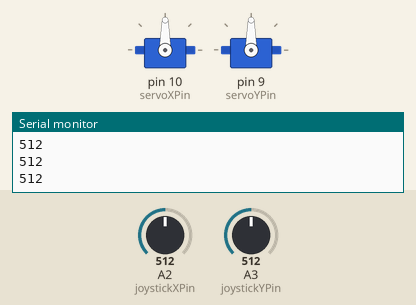
Recording of a sketch running on a simulated Arduino Uno, built with avr-gcc and run on an emulated ATmega328P. On the bench: 2 × servo, the last lines printed to the serial monitor. The inputs (shaded band) are chosen by the test bench; at power-on: A2 (joystickXPin) = 512, A3 (joystickYPin) = 512.

Above: at 1.2 s.
1.3 s: A2 (joystickXPin) set to 216
2.8 s: A2 (joystickXPin) set to 185
At 3.27 s:
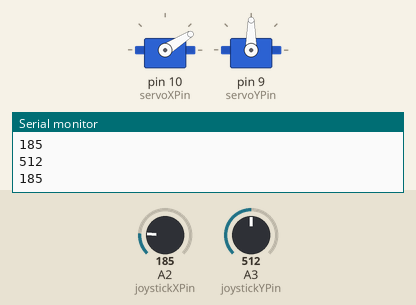
At 4.6 s:
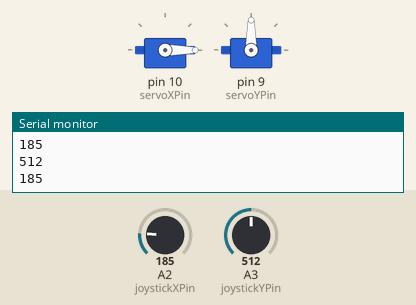
4.9 s: A3 (joystickYPin) set to 212
6.4 s: A3 (joystickYPin) set to 187
At 8.0 s:
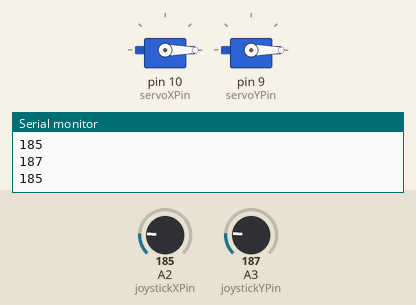
8.6 s: A3 (joystickYPin) set to 885
10.1 s: A3 (joystickYPin) set to 915
At 12.3 s:
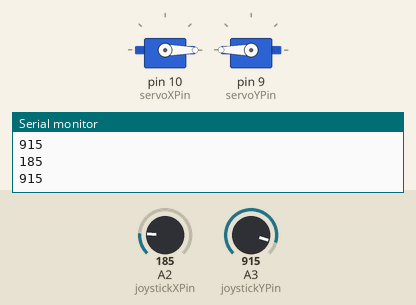
Timing chart, 0 to 13.8 s (numbered marks = the images above; inputs shaded):
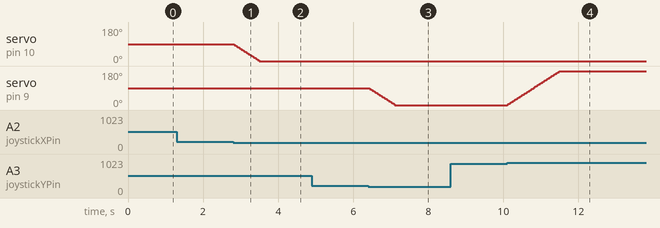

Measured:
- the behaviour switches between 200 and 199 on A2 (joystickXPin) (found by bisection; images 0 and 1)
- the behaviour switches between 200 and 199 on A3 (joystickYPin) (found by bisection; images 2 and 3)
- the behaviour switches between 900 and 901 on A3 (joystickYPin) (found by bisection; images 3 and 4)
- after the input at 2.8 s, servo on pin 10 (servoXPin): moves from 90° to 0° over 0.69 s, starting at once
- after the input at 6.4 s, servo on pin 9 (servoYPin): moves from 90° to 0° over 0.69 s, starting at once
- after the input at 10.1 s, servo on pin 9 (servoYPin): moves from 0° to 180° over 1.4 s, starting at once

The sketch:

SAGA_SOLA_KIR.ino
```cpp
#include <Servo.h>

Servo myServoX; // Servo motor objesi
Servo myServoY; // Servo motor objesi
const int joystickXPin = A2; // Joystick'in X ekseni pini
const int joystickYPin = A3; // Joystick'in X ekseni pini
const int servoYPin = 9;      // Servo motor pini
const int servoXPin = 10;      // Servo motor pini
int artisMiktari = 2;

int currentXPosition = 90; // Servo başlangıç pozisyonu (orta)
int currentYPosition = 90; // Servo başlangıç pozisyonu (orta)

void setup() {
  myServoX.attach(servoXPin);    // Servo motoru belirtilen pine bağla
  myServoX.write(currentXPosition); // Servo başlangıç pozisyonuna ayarla

  myServoY.attach(servoYPin);    // Servo motoru belirtilen pine bağla
  myServoY.write(currentYPosition); // Servo başlangıç pozisyonuna ayarla

  Serial.begin(9600);          // Seri iletişimi başlat
}

void loop() {
  int joystickXValue = analogRead(joystickXPin); // Joystick X eksen değerini oku
  int joystickYValue = analogRead(joystickYPin); // Joystick X eksen değerini oku
  Serial.println(joystickYValue);               // Değeri seri monitörde görüntüle
  Serial.println(joystickXValue);               // Değeri seri monitörde görüntüle

  // Joystick sağa hareket ettirildiğinde (orta pozisyonun dışında)
  if (joystickXValue > 900) {
    currentXPosition += artisMiktari; // Servo pozisyonunu artır
    if (currentXPosition > 180) currentXPosition = 180; // Maksimum 180 dereceyi sınırla
    myServoX.write(currentXPosition); // Servo yeni pozisyona döner
  }
  // Joystick sola hareket ettirildiğinde
  else if (joystickXValue < 200) {
    currentXPosition -= artisMiktari; // Servo pozisyonunu azalt
    if (currentXPosition < 0) currentXPosition = 0; // Minimum 0 dereceyi sınırla
    myServoX.write(currentXPosition); // Servo yeni pozisyona döner
  }

  // Joystick sağa hareket ettirildiğinde (orta pozisyonun dışında)
  if (joystickYValue > 900) {
    currentYPosition += artisMiktari; // Servo pozisyonunu artır
    if (currentYPosition > 180) currentYPosition = 180; // Maksimum 180 dereceyi sınırla
    myServoY.write(currentYPosition); // Servo yeni pozisyona döner
  }
  // Joystick sola hareket ettirildiğinde
  else if (joystickYValue < 200) {
    currentYPosition -= artisMiktari; // Servo pozisyonunu azalt
    if (currentYPosition < 0) currentYPosition = 0; // Minimum 0 dereceyi sınırla
    myServoY.write(currentYPosition); // Servo yeni pozisyona döner
  }

  delay(15); // Servo hareketini stabilize etmek için bekleme süresi
}
```
